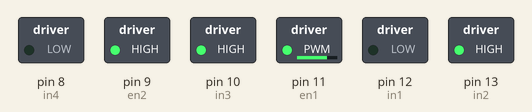
Simulated run of this sketch. Board: Arduino Uno, built with avr-gcc and run on an emulated ATmega328P. On the bench: switched loads named in the sketch (green lamp = pin HIGH).

Above: at 0.1 s.
Timing chart, 0 to 1.6 s (numbered marks = the images above):
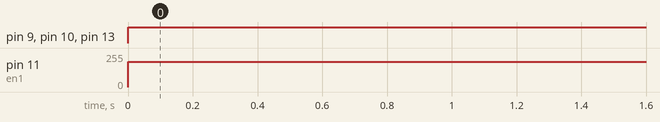

The sketch:

MotorTestReef.ino
```cpp
  int en1 = 11,
      en2 = 9,
      in1 = 12,
      in2 = 13,
      in3 = 10,
      in4 = 8;

void setup() {

  pinMode(en1, OUTPUT);
  pinMode(en2, OUTPUT);
  pinMode(in1, OUTPUT);
  pinMode(in2, OUTPUT);
  pinMode(in3, OUTPUT);
  pinMode(in4, OUTPUT);

}

void loop() {

  int i = 75;
  int j = 100;

  i = map(i, 0, 100, 0, 255);
  j = map(j, 0, 100, 0, 255);

  //Right wheel
  digitalWrite(in1, LOW);
  digitalWrite(in2, HIGH);
  analogWrite(en1, i);

  //Left wheel
  digitalWrite(in3, HIGH);
  digitalWrite(in4, LOW);
  analogWrite(en2, j);
}
```

Measured:
- by itself, pin 9 (en2), pin 10 (in3), pin 13 (in2): LOW → HIGH at 0.00 s
- by itself, pin 11 (en1): 0/255 → 191/255 at 0.00 s
